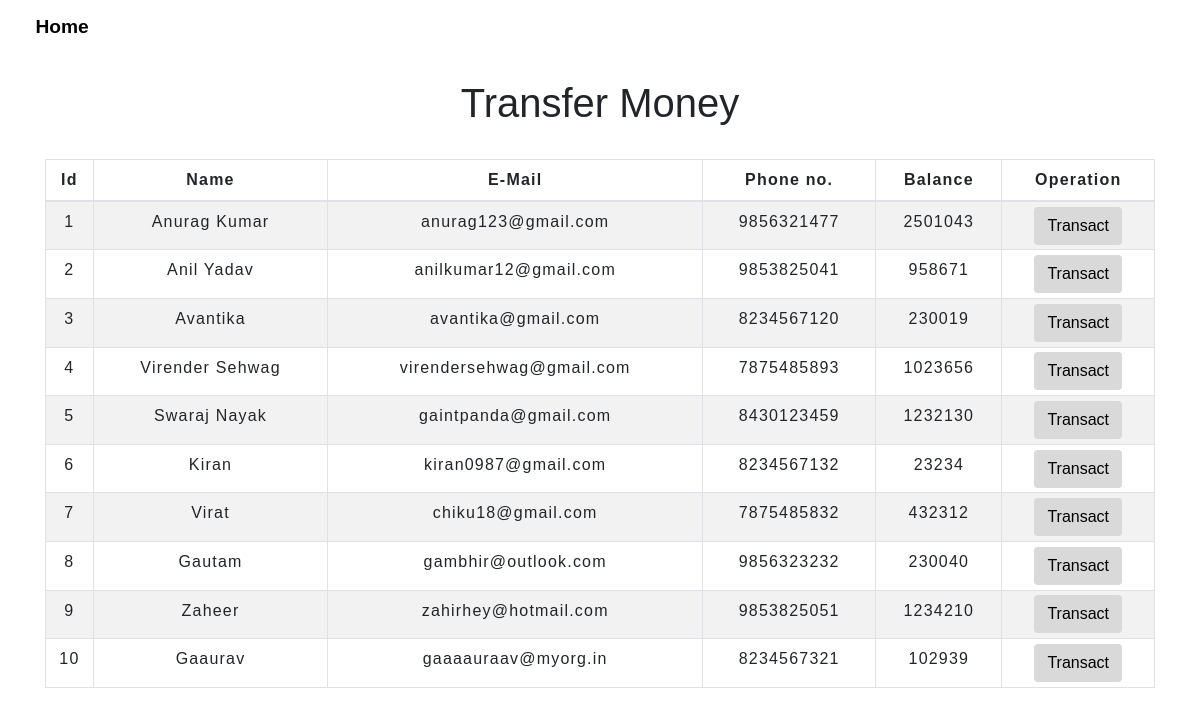
/transfer.php, run on the app's committed database.
### tables this page shows
CREATE TABLE `customers` (
  `id` int(3) NOT NULL,
  `name` varchar(24) NOT NULL,
  `email` varchar(40) NOT NULL,
  `phone` bigint(10) NOT NULL,
  `balance` int(12) NOT NULL
);

### transfer.php (the view, shortened to what this page needs)
<!DOCTYPE html>
<html lang="en">
<head>
    <link rel="stylesheet" href="https://maxcdn.bootstrapcdn.com/bootstrap/4.0.0/css/bootstrap.min.css">
    <link rel="stylesheet" type="text/css" href="css/table.css">
    <link rel="stylesheet" type="text/css" href="css/navbar.css">
</head>
<body>
<?php
    include 'config.php';
    $sql = "SELECT * FROM customers";
    $result = mysqli_query($conn,$sql);
?>
<?php
  include 'nav.php';
?>
<div class="container">
        <h2 class="text-center pt-4">Transfer Money</h2>
        <br>
            <div class="row">
                <div class="col">
                    <div class="table-responsive-sm">
                    <table class="table table-hover table-sm table-striped table-condensed table-bordered">
                        <thead>
                            <tr>
                            <th scope="col" class="text-center py-2">Id</th>
                            <th scope="col" class="text-center py-2">Name</th>
                            <th scope="col" class="text-center py-2">E-Mail</th>
                            <th scope="col" class="text-center py-2">Phone no.</th>
                            <th scope="col" class="text-center py-2">Balance</th>
                            <th scope="col" class="text-center py-2">Operation</th>
                            </tr>
                        </thead>
                        <tbody>
                <?php
                    while($rows=mysqli_fetch_assoc($result)){
                ?>
                    <tr>
                        <td class="py-2"><?php echo $rows['id'] ?></td>
                        <td class="py-2"><?php echo $rows['name']?></td>
                        <td class="py-2"><?php echo $rows['email']?></td>
                        <td class="py-2"><?php echo $rows['phone']?></td>
                        <td class="py-2"><?php echo $rows['balance']?></td>
                        <td><a href="selecteduserdetail.php?id= <?php echo $rows['id'] ;?>"> <button type="button" class="btn">Transact</button></a></td>
                    </tr>
                <?php
                    }
                ?>
                        </tbody>
                    </table>
                    </div>
                </div>
            </div>
         </div>
</body>
</html>

### nav.php (shortened to what this page needs)
<nav class="navbar navbar-default">
          <div class="container-fluid">
            <div class="navbar-header">
              <a id="list" class="navbar-brand" href="index.php">Home</a>
            </div>
        </nav>

### css/table.css (style rules this page uses)
* { padding: 0; margin: 0; box-sizing: border-box; font-family: sans-serif; }
h2 { font-size: 40px; }
table { letter-spacing: 1.2px; }
td { text-align: center; }
button { border:none; background: #d9d9d9; transition: 1s; }

### css/navbar.css (style rules this page uses)
.navbar { z-index: 1000; }
#list { font-weight: 700; font-size: larger; color: black; }

### data on the page
customers: id "1", name "Anurag Kumar", email "anurag123@gmail.com", phone "9856321477", balance "2501043"
customers: id "2", name "Anil Yadav", email "anilkumar12@gmail.com", phone "9853825041", balance "958671"
customers: id "3", name "Avantika", email "avantika@gmail.com", phone "8234567120", balance "230019"
customers: id "4", name "Virender Sehwag", email "virendersehwag@gmail.com", phone "7875485893", balance "1023656"
customers: id "5", name "Swaraj Nayak", email "gaintpanda@gmail.com", phone "8430123459", balance "1232130"
customers: id "6", name "Kiran", email "kiran0987@gmail.com", phone "8234567132", balance "23234"
customers: id "7", name "Virat", email "chiku18@gmail.com", phone "7875485832", balance "432312"
customers: id "8", name "Gautam", email "gambhir@outlook.com", phone "9856323232", balance "230040"
customers: id "9", name "Zaheer", email "zahirhey@hotmail.com", phone "9853825051", balance "1234210"
customers: id "10", name "Gaaurav", email "gaaaauraav@myorg.in", phone "8234567321", balance "102939"
